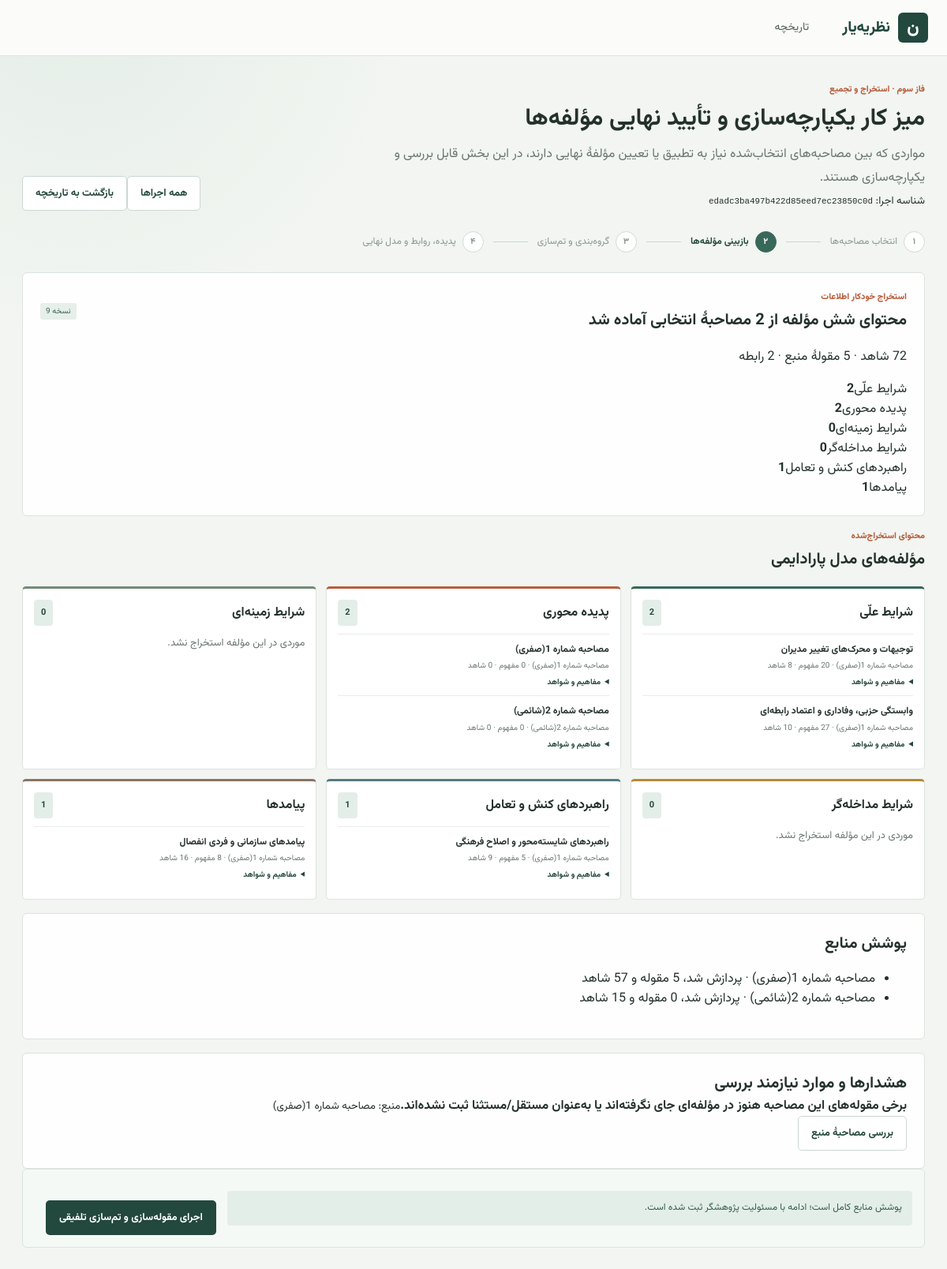
/synthesis/runs/edadc3ba497b422d85eed7ec23850c0d/pool-preview, run on the app's committed database.
### tables this page shows
CREATE TABLE synthesis_stage_results (
				stage_result_id TEXT PRIMARY KEY,
				run_id TEXT NOT NULL,
				stage_key TEXT NOT NULL,
				component_key TEXT NOT NULL,
				version INTEGER NOT NULL,
				status TEXT NOT NULL DEFAULT 'draft',
				input_hash TEXT NOT NULL DEFAULT '',
				prompt_text TEXT NOT NULL DEFAULT '',
				raw_output_text TEXT NOT NULL DEFAULT '',
				output_json TEXT NOT NULL DEFAULT '{}',
				validation_report_json TEXT NOT NULL DEFAULT '{}',
				researcher_edits_json TEXT NOT NULL DEFAULT '{}',
				approval_status TEXT NOT NULL DEFAULT 'pending',
				created_at TEXT NOT NULL,
				updated_at TEXT NOT NULL,
				approved_at TEXT, validation_report_text TEXT NOT NULL DEFAULT '', source_phase_version INTEGER,
				UNIQUE(run_id, stage_key, component_key, version),
				FOREIGN KEY(run_id) REFERENCES synthesis_runs(run_id) ON DELETE CASCADE
			);

CREATE TABLE synthesis_run_sources (
				id INTEGER PRIMARY KEY AUTOINCREMENT,
				run_id TEXT NOT NULL,
				source_project_id TEXT NOT NULL,
				source_title TEXT NOT NULL,
				source_hash TEXT NOT NULL,
				snapshot_json TEXT NOT NULL,
				source_order INTEGER NOT NULL,
				created_at TEXT NOT NULL,
				UNIQUE(run_id, source_project_id),
				FOREIGN KEY(run_id) REFERENCES synthesis_runs(run_id) ON DELETE CASCADE
			);

### app/routers/synthesis.py (the view)
@router.get("/runs/{run_id}/pool-preview")
def pool_preview_page(request: Request, run_id: str, error: str = "", notice: str = ""):
    try:
        pool = collect_run_pools(run_id)
        pool_results = [
            item for item in list_stage_results(run_id)
            if item["stage_key"] == "pool_extraction" and item["component_key"] == "interview_pools"
        ]
        latest = max(pool_results, key=lambda item: item["version"]) if pool_results else None
        component_labels = [
            ("causal_conditions", "شرایط علّی"),
            ("central_phenomenon", "پدیده محوری"),
            ("contextual_conditions", "شرایط زمینه‌ای"),
            ("intervening_conditions", "شرایط مداخله‌گر"),
            ("action_interaction_strategies", "راهبردهای کنش و تعامل"),
            ("consequences", "پیامدها"),
        ]
        components = [
            {"key": key, "label": label, "items": pool.get("pools", {}).get(key, [])}
            for key, label in component_labels
        ]
        category_options = {
            source_id: [
                {"category_id": category_id, "category_name": category.get("category_name", category_id)}
                for category_id, category in categories.items()
            ]
            for source_id, categories in pool.get("category_index", {}).items()
        }
        review_items = [
            {
                **item,
                "source_title": pool.get("source_metadata", {}).get(item.get("source_project_id"), {}).get("title"),
                "issue_label": {
                    "unassigned_category": "مقوله هنوز در یکی از مؤلفه‌ها جای نگرفته است",
                    "multiple_components": "مقوله در چند مؤلفه قرار گرفته است",
                    "invalid_category_reference": "ارجاع به مقوله ناموجود است",
                    "invalid_central_phenomenon_category_reference": "ارجاع پدیده محوری نیازمند بررسی است",
                    "invalid_relationship_category_reference": "ارجاع رابطه نیازمند بررسی است",
                    "classification_without_category_reference": "تخصیص مؤلفه شناسه مقوله ندارد",
                }.get(item.get("issue_type"), "مورد نیازمند بازبینی پژوهشگر"),
            }
            for item in pool.get("review_items", [])
            if item.get("decision_status") != "approved"
        ]
        validation_issues = []
        for index, issue in enumerate(pool.get("validation_report", {}).get("errors", [])):
            source_id = issue.get("source_project_id")
            source = pool.get("source_metadata", {}).get(source_id, {})
            issue_type = issue.get("issue_type")
            messages = {
                "category_coverage_mismatch": "برخی مقوله‌های این مصاحبه هنوز در مؤلفه‌ای جای نگرفته‌اند یا به‌عنوان مستقل/مستثنا ثبت نشده‌اند.",
                "unresolved_category_reference": "ارجاع یک مقوله به مؤلفهٔ مدل نیازمند بازبینی است.",
                "incomplete_classification": "یک تخصیص مؤلفه، شناسهٔ مقولهٔ قابل‌شناسایی ندارد.",
                "invalid_evidence": "یکی از شاهدهای این مصاحبه با متن اصلی تطبیق ندارد.",
                "source_coverage_incomplete": "همهٔ مصاحبه‌های انتخاب‌شده پردازش نشده‌اند؛ ادامهٔ اجباری ممکن نیست.",
                "snapshot_count_mismatch": "شمار منابع پردازش‌شده با منابع انتخابی برابر نیست؛ ادامهٔ اجباری ممکن نیست.",
                "pool_not_array": "ساختار یکی از مؤلفه‌های داده نامعتبر است؛ ادامهٔ اجباری ممکن نیست.",
                "duplicate_source_item_id": "شناسهٔ یک مورد تکراری است و باید بررسی شود.",
                "missing_evidence_reference": "ارجاع به شاهدی وجود دارد که در فهرست شواهد نیست.",
            }
            review_url = (
                f"/results/{source_id}/interview-analysis?show_quality=1#quality-validation"
                if source_id else f"/synthesis/runs/{run_id}/pool-preview#validation-issue-{index}"
            )
            category_id = issue.get("category_id")
            if source_id and category_id:
                review_url = f"/results/{source_id}/interview-analysis#category-{category_id}"
            validation_issues.append({
                "issue_id": index,
                "message": messages.get(issue_type, "موردی در یکپارچگی داده‌ها نیازمند بررسی است."),
                "source_title": source.get("title") or source_id or "منبع نامشخص",
                "review_url": review_url,
                "review_label": "بررسی مصاحبهٔ منبع" if source_id else "بازبینی جزئیات",
            })
        coverage = pool.get("source_coverage") or []
        critical_issue_types = {
            "pool_not_array", "snapshot_count_mismatch", "source_coverage_incomplete",
            "duplicate_source_item_id", "item_interview_source_mismatch",
            "missing_evidence_reference", "evidence_missing_source_or_id",
            "evidence_interview_source_mismatch", "cross_source_evidence_reference",
            "cross_source_relationship_evidence", "missing_relationship_evidence_reference",
        }
        force_allowed = bool(
            coverage
            and len(coverage) == pool.get("metadata", {}).get("registered_source_count")
            and all(item.get("processed") for item in coverage)
            and not any(
                issue.get("issue_type") in critical_issue_types
                for issue in pool.get("validation_report", {}).get("errors", [])
            )
        )
        force_confirmed = bool(
            (pool.get("metadata", {}).get("researcher_force_proceed") or {}).get("confirmed")
        )
        pending_count = len(validation_issues) + len(review_items)
        can_continue = bool(
            latest
            and latest.get("approval_status") == "approved"
            and (
                latest.get("status") in {"ready", "approved"}
                and pool.get("validation_report", {}).get("valid")
                or latest.get("status") == "approved_with_warnings" and force_confirmed
            )
        )
    except ValueError as pool_error:
        pool = None
        latest = None
        components = []
        category_options = {}
        review_items = []
        validation_issues = []
        can_continue = False
        force_allowed = False
        force_confirmed = False
        pending_count = 0
        error = error or "آماده‌سازی مؤلفه‌های انتخابی کامل نشد. منابع و تأییدهای پژوهشگر را بررسی کنید و دوباره تلاش کنید."
    return templates.TemplateResponse(
        request=request,
        name="pool_preview.html",
        context={
            "request": request,
            "run_id": run_id,
            "pool": pool,
            "latest": latest,
            "components": components,
            "category_options": category_options,
            "review_items": review_items,
            "validation_issues": validation_issues,
            "can_continue": can_continue,
            "force_allowed": force_allowed,
            "force_confirmed": force_confirmed,
            "pending_count": pending_count,
            "page_error": error,
            "page_notice": notice,
        },
    )

### app/templates/pool_preview.html (shortened to what this page needs)
{% extends "base.html" %}
{% block content %}
<section class="page-heading">
	<div><p class="eyebrow">فاز سوم · استخراج و تجمیع</p><h1>میز کار یکپارچه‌سازی و تأیید نهایی مؤلفه‌ها</h1><p class="lede">مواردی که بین مصاحبه‌های انتخاب‌شده نیاز به تطبیق یا تعیین مؤلفهٔ نهایی دارند، در این بخش قابل بررسی و یکپارچه‌سازی هستند.</p><small>شناسه اجرا: <code>{{ run_id }}</code></small></div>
	<div class="page-actions"><a class="button button-secondary" href="/synthesis/runs">همه اجراها</a><a class="button button-secondary" href="/projects">بازگشت به تاریخچه</a></div>
</section>
<nav class="workflow-steps" aria-label="مراحل تحلیل تلفیقی"><span class="workflow-step is-complete"><b>۱</b> انتخاب مصاحبه‌ها</span><span class="workflow-line"></span><span class="workflow-step is-current"><b>۲</b> بازبینی مؤلفه‌ها</span><span class="workflow-line"></span><span class="workflow-step"><b>۳</b> گروه‌بندی و تم‌سازی</span><span class="workflow-line"></span><span class="workflow-step"><b>۴</b> پدیده، روابط و مدل نهایی</span></nav>
{% if pool %}
<section class="panel workflow-panel">
	<div class="section-heading"><div><p class="eyebrow">استخراج خودکار اطلاعات</p><h2>محتوای شش مؤلفه از {{ pool.metadata.source_count }} مصاحبهٔ انتخابی آماده شد</h2></div><span class="status-pill">نسخه {{ latest.version if latest else pool.version }}</span></div>
	<p>{{ pool.metadata.evidence_count }} شاهد · {{ pool.metadata.extracted_category_count }} مقولهٔ منبع · {{ pool.metadata.relationship_count }} رابطه</p>
	<div class="pool-count-grid">{% for component in components %}<div class="pool-count"><span>{{ component.label }}</span><strong>{{ component["items"]|length }}</strong></div>{% endfor %}</div>
</section>
<section class="workflow-panel">
	<div class="section-heading"><div><p class="eyebrow">محتوای استخراج‌شده</p><h2>مؤلفه‌های مدل پارادایمی</h2></div></div>
	<div class="integration-grid">{% for component in components %}<section class="integration-component"><h3>{{ component.label }} <span class="count-tag">{{ component["items"]|length }}</span></h3>
		{% if component["items"] %}<ul class="integration-items">{% for item in component["items"] %}<li><strong>{{ item.researcher_approved_category_name or item.original_category_name or item.title or item.source_category_id or item.source_title }}</strong><small>{{ item.source_title or item.source_project_id }} · {{ item.source_concept_ids|length }} مفهوم · {{ item.evidence_refs|length }} شاهد</small><details><summary>مفاهیم و شواهد</summary><p>{{ item.source_concept_ids|join('، ') if item.source_concept_ids else 'مفهومی پیوند نخورده است.' }}</p>{% for evidence in item.evidence_refs %}<code>{{ evidence.evidence_ref_id }}</code>{% endfor %}</details></li>{% endfor %}</ul>{% else %}<p class="muted">موردی در این مؤلفه استخراج نشد.</p>{% endif %}
	</section>{% endfor %}</div>
</section>
{% if pool.source_coverage %}<section class="panel workflow-panel"><h2>پوشش منابع</h2><ul>{% for source in pool.source_coverage %}<li>{{ source.source_title or source.source_project_id }} · {% if source.processed %}پردازش شد، {{ source.category_count }} مقوله و {{ source.evidence_count }} شاهد{% else %}پردازش نشد: {{ source.issue_type }}{% endif %}</li>{% endfor %}</ul></section>{% endif %}
{% if validation_issues %}<section class="panel warning-panel"><h2>هشدارها و موارد نیازمند بررسی</h2><div class="validation-issue-list">{% for issue in validation_issues %}<article id="validation-issue-{{ issue.issue_id }}"><div><strong>{{ issue.message }}</strong><small>منبع: {{ issue.source_title }}</small></div><a class="button button-secondary" href="{{ issue.review_url }}">{{ issue.review_label }}</a></article>{% endfor %}</div></section>{% endif %}
<section class="analysis-savebar"><div>{% if can_continue %}<p class="alert alert-success">پوشش منابع کامل است{% if force_confirmed %}؛ ادامه با مسئولیت پژوهشگر ثبت شده است{% else %} و مؤلفه‌ها تأیید شده‌اند{% endif %}.</p>{% elif force_allowed %}<p class="alert alert-warning">{{ pending_count }} مورد بررسی باقی مانده است. می‌توانید آن‌ها را اصلاح کنید یا با ثبت دلیل، مسئولیت ادامه را بپذیرید.</p>{% else %}<p class="alert alert-error">پوشش منابع یا یکپارچگی شناسه‌ها کامل نیست؛ ابتدا منبع یا ساختار داده را اصلاح کنید.</p>{% endif %}</div>{% if can_continue %}<a class="button button-primary" href="/synthesis/runs/{{ run_id }}/category-grouping">اجرای مقوله‌سازی و تم‌سازی تلفیقی</a>{% elif force_allowed %}<button class="button button-primary" type="button" data-open-force-proceed>ادامه اجباری با مسئولیت پژوهشگر</button>{% else %}<button class="button button-primary" type="button" disabled>اجرای مقوله‌سازی و تم‌سازی تلفیقی</button>{% endif %}</section>
{% endif %}
{% endblock %}

### data on the page
synthesis_stage_results: version "9"
synthesis_run_sources: researcher_approved_category_name "توجیهات و محرک‌های تغییر مدیران", source_title "مصاحبه شماره 1(صفری)", source_concept_ids|length "20", researcher_approved_category_name "وابستگی حزبی، وفاداری و اعتماد رابطه‌ای", source_concept_ids|length "27", evidence_refs|length "10", source_concept_ids|length "0", evidence_refs|length "0", researcher_approved_category_name "راهبردهای شایسته‌محور و اصلاح فرهنگی", source_concept_ids|length "5", evidence_refs|length "9", researcher_approved_category_name "پیامدهای سازمانی و فردی انفصال", evidence_refs|length "16", message "برخی مقوله‌های این مصاحبه هنوز در مؤلفه‌ای جای نگرفته‌اند یا به‌عنوان مستقل/مستثنا ثبت نشده‌اند.", review_label "بررسی مصاحبهٔ منبع"
synthesis_run_sources: source_title "مصاحبه شماره 2(شائمی)"

### other printed values
{{ run_id }} "edadc3ba497b422d85eed7ec23850c0d"
{{ pool.metadata.evidence_count }} "72"
{{ component.label }} "شرایط علّی" "پدیده محوری" "شرایط زمینه‌ای" "شرایط مداخله‌گر" "راهبردهای کنش و تعامل" "پیامدها"
{{ component["items"]|length }} "2" "2" "0" "0" "1" "1"
